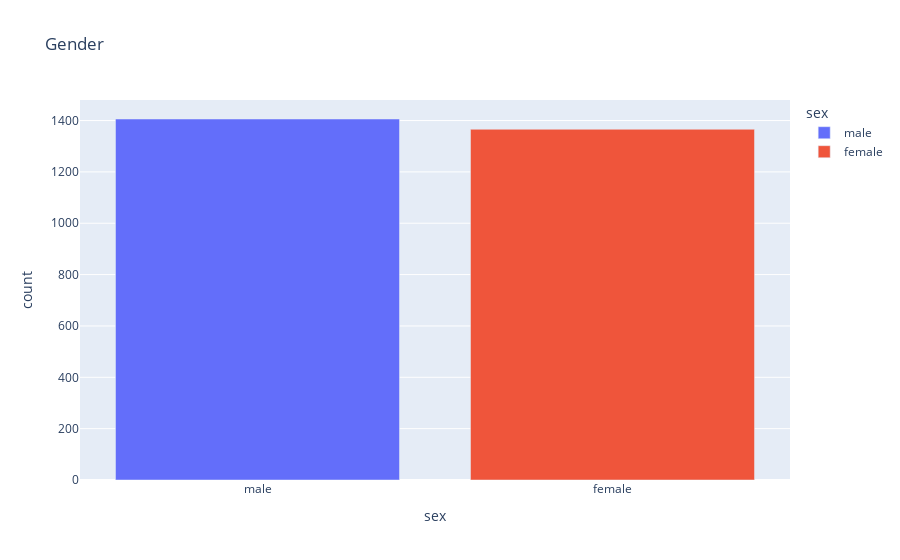

Notebook code cell kept with this figure:
### Code cell
# Gender 
df_sex = df['sex'].value_counts().reset_index()
df_sex.columns = ['sex', 'count']
px.bar(df_sex, x='sex', y='count', color='sex', title='Gender')

### Figure 1 — Plotly figure (JSON) as saved in the notebook; plotly's stock layout.template omitted (floating-point values rounded to 4 significant figures)
{"data": [{"alignmentgroup": "True", "hovertemplate": "sex=%{x}<br>count=%{y}<extra></extra>", "legendgroup": "male", "marker": {"color": "#636efa", "pattern": {"shape": ""}}, "name": "male", "offsetgroup": "male", "orientation": "v", "showlegend": true, "textposition": "auto", "type": "bar", "x": ["male"], "xaxis": "x", "y": [1406], "yaxis": "y"}, {"alignmentgroup": "True", "hovertemplate": "sex=%{x}<br>count=%{y}<extra></extra>", "legendgroup": "female", "marker": {"color": "#EF553B", "pattern": {"shape": ""}}, "name": "female", "offsetgroup": "female", "orientation": "v", "showlegend": true, "textposition": "auto", "type": "bar", "x": ["female"], "xaxis": "x", "y": [1366], "yaxis": "y"}], "layout": {"barmode": "relative", "legend": {"title": {"text": "sex"}, "tracegroupgap": 0}, "title": {"text": "Gender"}, "xaxis": {"anchor": "y", "categoryarray": ["male", "female"], "categoryorder": "array", "domain": [0, 1], "title": {"text": "sex"}}, "yaxis": {"anchor": "x", "domain": [0, 1], "title": {"text": "count"}}}}
